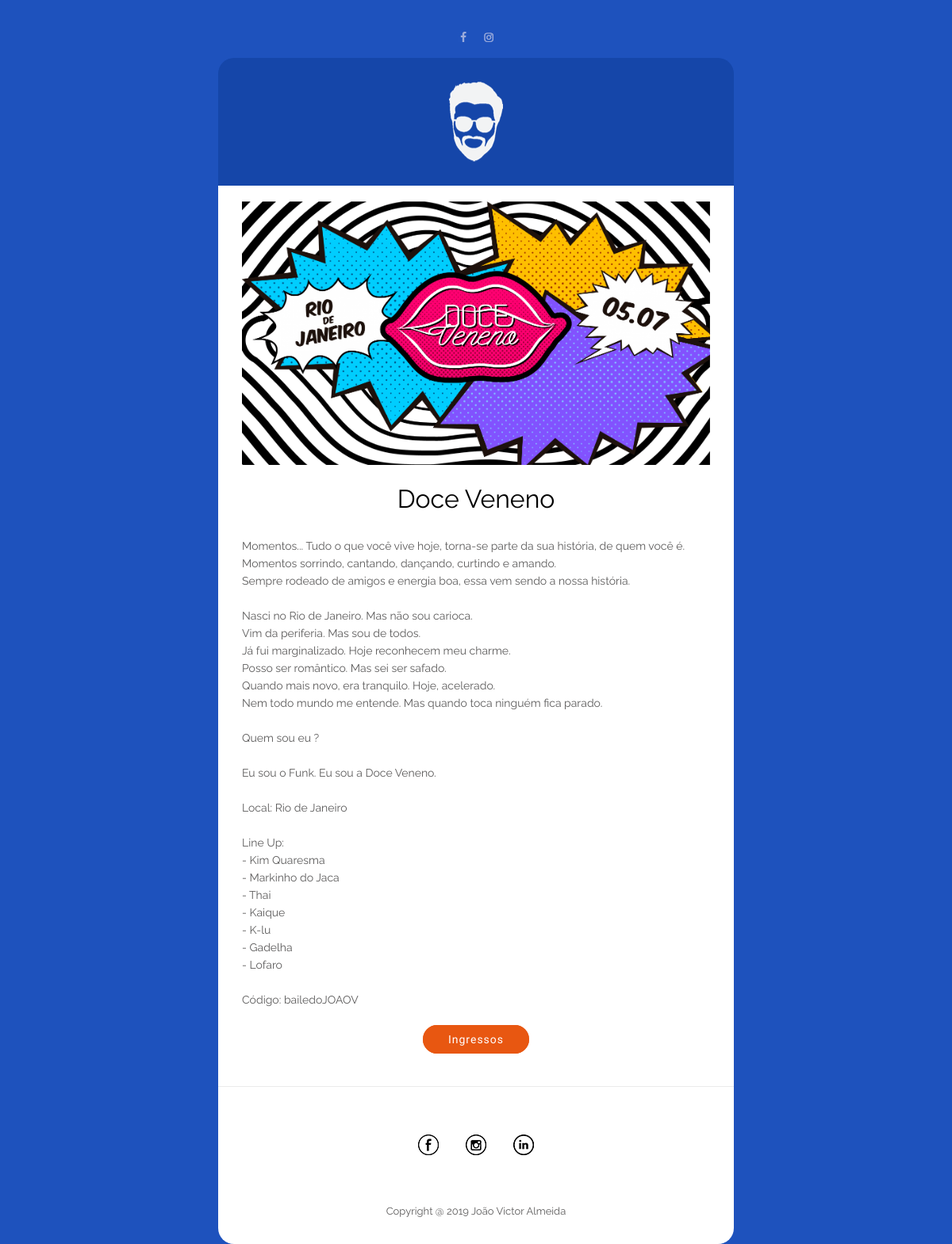
The app's page /event/3/ with its own data.
### template/models.py (models this page shows, shortened)
class Event(models.Model):
    name = models.CharField("Nome", max_length=255)
    date = models.DateField("Data", auto_now=False, auto_now_add=False)
    link = models.CharField("Link", max_length=255)
    code = models.CharField("Código", max_length=255)
    short_description = models.TextField("Descrição Curta", null=True, blank=True)
    description = models.TextField("Descrição", null=True, blank=True)
    image = models.ImageField("Imagem", upload_to='eventimage/%Y/%m/%d/', max_length=255, null=True, blank=True)
    created_at = models.DateTimeField("Criado em", auto_now=False, auto_now_add=True)
    updated_at = models.DateTimeField("Atualizado em", auto_now=True, auto_now_add=False)
    class Meta:
        verbose_name = 'Evento'
        verbose_name_plural = 'Eventos'

### template/views.py (the view)
# urls.py: path('event/<int:event_id>/', views.EventsView.as_view(), name='event'),
class EventsView(TemplateView):
    template_name = "event.html"
    def get_context_data(self, **kwargs):
        context = super(EventsView, self).get_context_data(**kwargs)
        context['event'] = Event.objects.get(pk=kwargs['event_id'])
        return context

### template/templates/event.html
{% extends "base.html" %}
{% block content %}
    {% load static %}
    {% get_media_prefix as media_prefix %}
    <table width="100%" border="0" cellspacing="0" cellpadding="0" bgcolor="#1e52bd">
        <tr>
            <td align="center" valign="top">
                <table width="650" border="0" cellspacing="0" cellpadding="0" class="mobile-shell">
                    <tr>
                        <td class="td" style="width:650px; min-width:650px; font-size:0pt; line-height:0pt; padding:0; margin:0; font-weight:normal;">
                            <table width="100%" border="0" cellspacing="0" cellpadding="0">
                                <tr>
                                    <td class="p30-15" style="padding: 40px 0px 20px 0px;">
                                        <table width="100%" border="0" cellspacing="0" cellpadding="0">
                                            <tr>
                                                <th class="column-top"style="font-size:0pt; line-height:0pt; padding:0; margin:0; font-weight:normal; vertical-align:top;">
                                                    <table width="100%" border="0" cellspacing="0" cellpadding="0">
                                                        <tr>
                                                            <td align="center">
                                                                <table class="center" border="0" cellspacing="0" cellpadding="0"style="text-align:center;">
                                                                    <tr>
                                                                        <td class="img" width="32"style="font-size:0pt; line-height:0pt; text-align:left;"><a href="https://www.facebook.com/joaovbalmeida" target="_blank"><img src="{% static 'img/free_ico_facebook.jpg' %}" width="14" height="13" border="0" alt="" /></a></td>
                                                                        <td class="img" width="14"style="font-size:0pt; line-height:0pt; text-align:left;"><a href="https://www.instagram.com/joaovbalmeida/" target="_blank"><img src="{% static 'img/free_ico_instagram.jpg' %}" width="14" height="13" border="0" alt="" /></a></td>
                                                                    </tr>
                                                                </table>
                                                            </td>
                                                        </tr>
                                                    </table>
                                                </th>
                                            </tr>
                                        </table>
                                    </td>
                                </tr>
                                <tr>
                                    <td bgcolor="#1546a9" class="p30-15 img-center" style="padding: 30px; border-radius: 20px 20px 0px 0px; font-size:0pt; line-height:0pt; text-align:center;"><a href="{% url 'home' %}"><img class="header-image" src="{% static 'img/logo.png' %}"  border="0" alt="" /></a></td>
                                </tr>
                            </table>
                            <table width="100%" border="0" cellspacing="0" cellpadding="0" bgcolor="#ebebeb">
                                <tr>
                                    <td class="p30-15-0" style="padding: 20px 30px 50px 30px;" bgcolor="#ffffff">
                                        <table width="100%" border="0" cellspacing="0" cellpadding="0">
                                            <tr>
                                                <td style="padding-bottom: 25px;">
                                                    <table width="100%" border="0" cellspacing="0" cellpadding="0">
                                                        <tr>
                                                            <td class="fluid-img"style="font-size:0pt; line-height:0pt; text-align:center;"><img class="event-image" src="{{ media_prefix }}{{ event.image }}" border="0" alt="" /></td>
                                                        </tr>
                                                    </table>
                                                </td>
                                            </tr>
                                            <tr>
                                                <td class="h2-center"style="color:#000000; font-family:'Raleway', Arial,sans-serif; font-size:32px; line-height:36px; text-align:center; padding-bottom:30px;">{{ event.name }}</td>
                                            </tr>
                                            <tr>
                                                <td class="text-center"style="color:#5d5c5c; font-family:'Raleway', Arial,sans-serif; font-size:14px; line-height:22px; text-align:justified; padding-bottom:30px; white-space:pre-wrap;">{{ event.description }}</td>
                                            </tr>
                                            <tr>
                                                <td align="center">
                                                    <a href="{{ event.link }}" target="_blank" class="button-secondary m-left">Ingressos</a>
                                                </td>
                                            </tr>
                                        </table>
                                    </td>
                                </tr>
                            </table>
                            <table width="100%" border="0" cellspacing="0" cellpadding="0">
                                <tr>
                                    <td class="p30-15-0" bgcolor="#ffffff" style="border-top: 1px solid #ebebeb; border-radius: 0px 0px 20px 20px; padding: 60px 30px 0px 30px;">
                                        <table width="100%" border="0" cellspacing="0" cellpadding="0">
                                            <tr>
                                                <td class="m-padder2 pb30" align="center"style="padding-bottom:30px;">
                                                    <table class="center" border="0" cellspacing="0" cellpadding="0"style="text-align:center;">
                                                        <tr>
                                                            <td class="img" width="60" style="font-size:0pt; line-height:0pt; text-align:center;"><a href="https://www.facebook.com/joaovbalmeida/" target="_blank"><img src="{% static 'img/ico4_facebook.png' %}" width="26" height="26" border="0" alt="" /></a></td>
                                                            <td class="img" width="60" style="font-size:0pt; line-height:0pt; text-align:center;"><a href="https://www.instagram.com/joaovbalmeida/" target="_blank"><img src="{% static 'img/ico4_instagram.png' %}" width="26" height="26" border="0" alt="" /></a></td>
                                                            <td class="img" width="60" style="font-size:0pt; line-height:0pt; text-align:center;"><a href="https://www.linkedin.com/in/joão-victor-almeida-5a9a31134/" target="_blank"><img src="{% static 'img/ico4_linkedin.png' %}" width="26" height="26" border="0" alt="" /></a></td>
                                                        </tr>
                                                    </table>
                                                </td>
                                            </tr>
                                            <tr>
                                                <td align="center" class="p30-15" style="padding: 30px;">
                                                    <table class="center" border="0" cellspacing="0" cellpadding="0"style="text-align:center;">
                                                        <tr>
                                                            <th class="column-top" style="font-size:0pt; line-height:0pt; padding:0; margin:0; font-weight:normal; vertical-align:top;">
                                                                <table width="100%" border="0" cellspacing="0" cellpadding="0">
                                                                    <tr>
                                                                        <td class="text-footer"style="color:#5d5c5c; font-family:'Raleway', Arial,sans-serif; font-size:13px; line-height:22px; text-align:left;">
                                                                            <text>Copyright @ 2019 João Victor Almeida</text>
                                                                        </td>
                                                                    </tr>
                                                                </table>
                                                            </th>
                                                        </tr>
                                                    </table>
                                                </td>
                                            </tr>
                                        </table>
                                    </td>
                                </tr>
                            </table>
                        </td>
                    </tr>
                </table>
            </td>
        </tr>
    </table>
{% endblock %}

### template/static/css/home.css (style rules this page uses)
body { padding:0 !important; margin:0 !important; display:block !important; min-width:100% !important; width:100% !important; background:#1e52bd; -webkit-text-size-adjust:none }
a { color:#000001; text-decoration:none }
img { -ms-interpolation-mode: bicubic; }
.header-image { max-width:100%; height:auto; }
.event-image { max-width:100%; height:auto; }
.button-secondary { font-family:'Kreon', 'Times New Roman', Georgia, serif; background-color: #e85711; color: #fff; letter-spacing:1px; font-size:14px; text-decoration:none; cursor:pointer; text-align: center; line-height: 18px; transition:600ms all ease-out; padding:8px 30px; border-radius:20px; border:2px solid #e85711; }

### records on screen
Event: image (picture), name "Doce Veneno", description "Momentos... Tudo o que você vive hoje, torna-se parte da sua história, de quem você é. Momentos sorrindo, cantando, dançando, curtindo e amando. Sempre rodeado de amigos e energia boa, essa vem sendo a nossa história. Nasci no Rio de Janeiro. Mas não sou carioca. Vim da periferia. Mas sou de todos. Já fui marginalizado. Hoje reconhecem meu charme. Posso ser romântico. Mas sei ser safado. Quando mais novo, era tranquilo. Hoje, acelerado. Nem todo mundo me entende. Mas quando toca ninguém fica parado. Quem sou eu ? Eu sou o Funk. Eu sou a Doce Veneno. Local: Rio de Janeiro Line Up: - Kim Quaresma - Markinho do Jaca - Thai - Kaique - K-lu - Gadelha - Lofaro Código: bailedoJOAOV"
